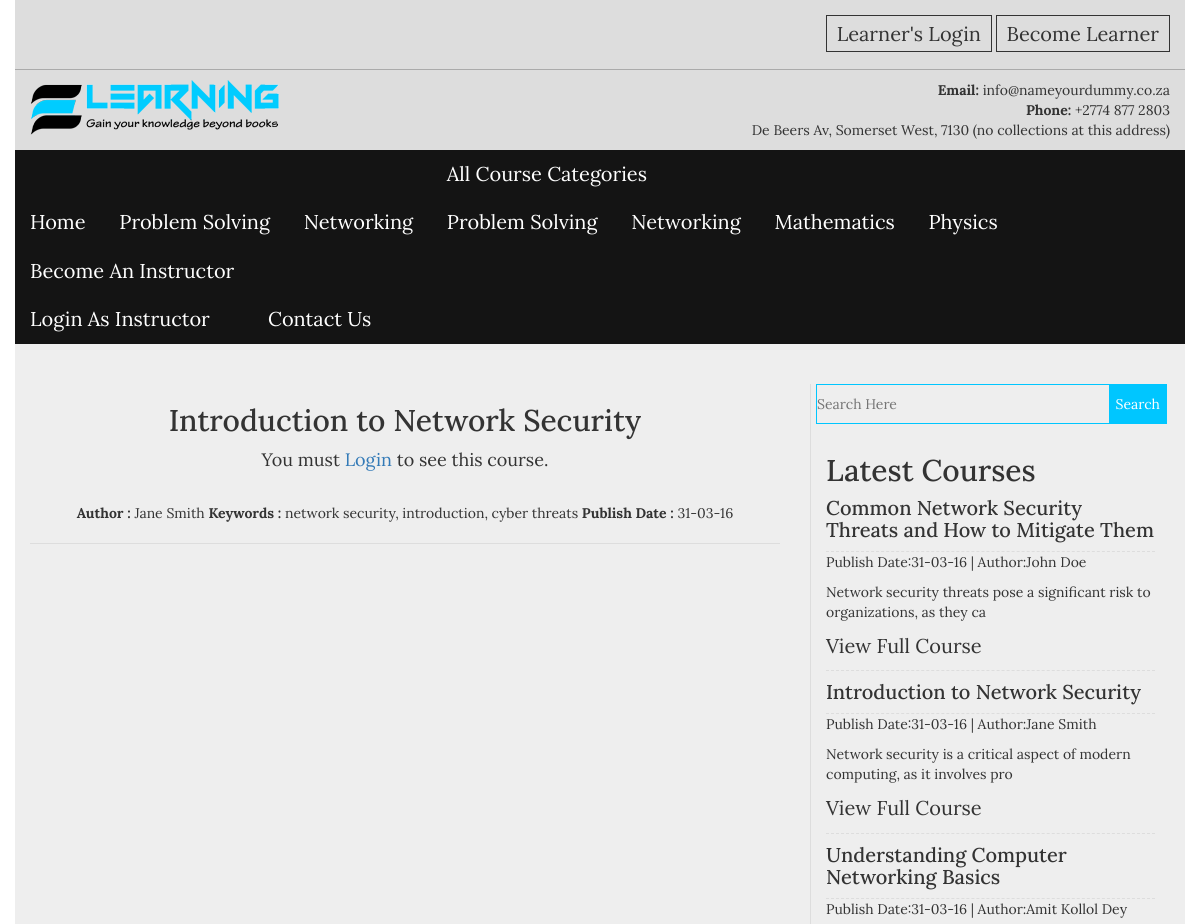
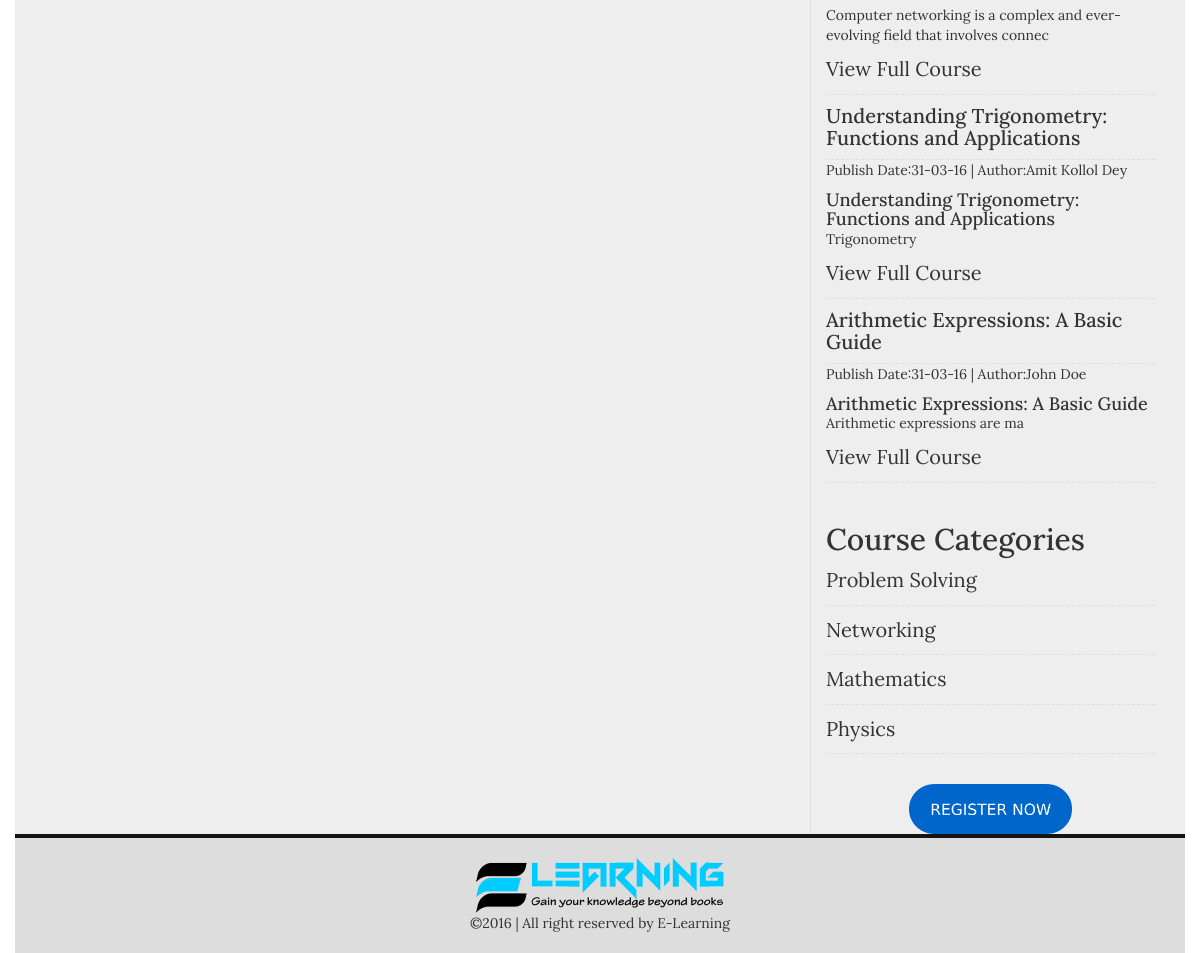
/single.php?post_id=28, run on the app's committed database (2 pictures, top to bottom).
### tables this page shows
CREATE TABLE IF NOT EXISTS `categories` (
  `cat_id` int(100) NOT NULL AUTO_INCREMENT,
  `cat_name` varchar(100) NOT NULL,
  `cat_desc` text NOT NULL,
  `cat_icon` varchar(50) NOT NULL,
   PRIMARY KEY (`cat_id`)
);

CREATE TABLE IF NOT EXISTS `posts` (
  `post_id` int(100) NOT NULL AUTO_INCREMENT,
  `cat_id` int(100) NOT NULL,
  `post_title` varchar(100) NOT NULL,
  `post_date` text NOT NULL,
  `post_author` varchar(50) NOT NULL,
  `post_keywords` text NOT NULL,
  `post_image` text NOT NULL,
  `post_content` longtext NOT NULL,
  `video_link` varchar(200) NOT NULL,
  PRIMARY KEY (`post_id`)
);

### single.php (the view, shortened to what this page needs)
<?php
include("includes/header.php");
?>
<section class="content_area">
    <div class="container">
        <div class="row">
            <div class="col-md-8 col-sm-8 col-xs-12" style="margin-top:40px">
                <div class="our_latest_courses">
                    <?php
                    if(isset($_GET['post_id'])){
                    $post_get_id = $_GET['post_id'];
                    $post = "select * from posts where post_id = '$post_get_id'";
                    $run_post = mysqli_query($con,$post);
                    while($post_row = mysqli_fetch_array($run_post)):
                    $post_title = $post_row ['post_title'];
                    $post_date = $post_row ['post_date'];
                    $post_author = $post_row ['post_author'];
                    $post_featured_image = $post_row ['post_image'];
                    $post_keywords = $post_row ['post_keywords'];
                    $post_content = $post_row ['post_content'];
                    $post_video = $post_row ['video_link'];
                    ?>
                    <div class="single_latest">
                        <div class="section_title text-center">
                         <h2><?php echo $post_title;?></h2>
                          <?php
                            if(isset($_SESSION['luser_name'])):
                           ?>
                            <img src="admin/images/<?php echo $post_featured_image;?>">
                            <?php echo $post_content;?>
                            <p>Youtube Link : </p><a href="<?php echo $post_video;?>"><?php echo $post_video;?></a>
                            <?php else:?>
                            <p>You must <a href="login.php">Login</a> to see this course.</p></br>
                            <?php endif;?>
                            <div class="course_meta">
                                <span><strong>Author : </strong><?php echo $post_author;?></span>
                                <span><strong>Keywords : </strong><?php echo $post_keywords;?></span>
                                <span><strong>Publish Date : </strong><?php echo $post_date;?></span>
                            </div>
                        </div>
                    </div>
                    <?php endwhile;?>
                    <?php };?>
                </div>
            </div>
            <div style="margin-top:40px">
                <?php include("includes/sidebar.php");?>
            </div>
        </div>
    </div>
</section>
<?php include("includes/footer.php");?>

### includes/frontend_menus.php
<div class="menu_top">
    <ul>
        <li><a href="index.php">Home</a></li>
        <?php
        $cat = "select * from categories LIMIT 2";
        $run_cat = mysqli_query($con,$cat);
        while($cat_row = mysqli_fetch_array($run_cat)):
        $category_id = $cat_row['cat_id'];
        $category_name = $cat_row['cat_name'];
        ?>
        <li><a href="single-cat.php?cat_id=<?php echo $category_id;?>"><?php echo $category_name;?></a></li>
        <?php endwhile;?>
        <li><a href="#">All Course Categories</a>
            <ul>
               <?php
                $cat2 = "select * from categories";
                $run_cat2 = mysqli_query($con,$cat2);
                while($cat_row2 = mysqli_fetch_array($run_cat2)):
                $category_id2 = $cat_row2['cat_id'];
                $category_name2 = $cat_row2['cat_name'];
                ?>
                <li><a href="single-cat.php?cat_id=<?php echo $category_id2;?>"><?php echo $category_name2;?></a></li>
                <?php endwhile;?>
            </ul>
        </li>
        <li><a href="admin/registration.php">Become An Instructor</a>
            <ul>
                <li><a href="admin/login.php">Login As Instructor</a></li>
            </ul>
        </li>
        <li><a href="contact.php">Contact Us</a></li>
    </ul>
</div>

### includes/sidebar.php
<div class="col-md-4 col-sm-4 col-xs-12">
    <div class="sidebar_right">
       <div class="search_sidebar">
            <form action="search.php" class="search_bar" method="get">
                <input type="Search" placeholder="Search Here" name="search">
                <input type="Submit" value="Search" name="search_submit">
            </form>
       </div>
        <div class="sidebar_categories">
           <h2>Latest Courses</h2>
            <ul>
            <?php
            $post = "select * from posts ORDER BY 1 DESC LIMIT 5";
            $run_post = mysqli_query($con,$post);
            while($post_row = mysqli_fetch_array($run_post)):
            $post_id = $post_row ['post_id'];
            $post_title = $post_row ['post_title'];
            $post_date = $post_row ['post_date'];
            $post_author = $post_row ['post_author'];
            $post_content = substr($post_row ['post_content'],0,80);
            ?>
            <li>
                <h4><a href="single.php?post_id=<?php echo $post_id;?>"><?php echo $post_title;?></a></h4>
                <span style="display:block;margin-bottom:10px;">Publish Date:<?php echo $post_date;?>  |  Author:<?php echo $post_author;?></span>
                <?php echo $post_content;?>
                <a href="single.php?post_id=<?php echo $post_id;?>">View Full Course</a>
            </li>
            <?php endwhile;?>
            </ul>
        </div>
        <div class="sidebar_categories">
           <h2>Course Categories</h2>
            <ul>
                <?php
                $category = "select * from categories";
                $run_category = mysqli_query($con,$category);
                while($category_row = mysqli_fetch_array($run_category)):
                $cat_id = $category_row ['cat_id'];
                $cat_name = $category_row ['cat_name'];
                ?>
                <li><a href="single-cat.php?cat_id=<?php echo $cat_id;?>"><?php echo $cat_name;?></a></li>
                <?php endwhile;?>
            </ul>
        </div>
        <div class="sidebar_banner">
            <a href="registration.php"><img src="images/register.png" alt="Register Now"></a>
        </div>
    </div>
</div>

### css/style.css (style rules this page uses)
body { font-family: 'Lora', serif; }
img { max-width: 100%; height: auto; }
ul { margin: 0; padding: 0; list-style: none; }
h1,h2,h3,h4,h5,h6,p { margin: 0; padding: 0 }
.container { background: #eee }
.menu_top li { display: inline-block; }
.menu_top { background: #141414 none repeat scroll 0 0; }
.menu_top a { color: #fff; display: block; font-size: 20px; padding: 10px 15px; }
.section_title.text-center > p { font-size: 18px; margin: 10px 0; }
.search_bar input[type="search"] { background: transparent none repeat scroll 0 0; border: 1px solid #00c6ff; display: block; padding: 10px 0; width: 100%; }
.search_bar input[type="submit"] { background: #00c6ff none repeat scroll 0 0; border: medium none; color: #fff; float: right; height: 40px; margin-right: -1px; margin-top: -40px; position: relative; z-index: 999; }
.sidebar_categories { margin: 20px 0; padding: 10px; }
.sidebar_categories a { border-bottom: 1px dashed #ddd; color: #333; display: block; font-size: 20px; padding: 10px 0; }
.sidebar_right { border-left: 1px solid #ddd; padding: 0 5px; }
.sidebar_banner img { height: 50px; margin: 0 auto; }
.sidebar_banner { text-align: center; }
.single_latest { border-bottom: 1px solid #ddd; padding: 20px 0; }
body, html { height: 100%; }

### data on the page
categories: cat_name "Problem Solving"
categories: cat_name "Networking"
categories: cat_name "Mathematics"
categories: cat_name "Physics"
posts: post_title "Introduction to Network Security", post_author "Jane Smith", post_keywords "network security, introduction, cyber threats", post_date "31-03-16", post_content "Network security is a critical aspect of modern computing, as it involves pro"
posts: post_title "Common Network Security Threats and How to Mitigate Them", post_date "31-03-16", post_author "John Doe", post_content "Network security threats pose a significant risk to organizations, as they ca"
posts: post_title "Understanding Computer Networking Basics", post_date "31-03-16", post_author "Amit Kollol Dey", post_content "Computer networking is a complex and ever-evolving field that involves connec"
posts: post_title "Understanding Trigonometry: Functions and Applications", post_date "31-03-16", post_author "Amit Kollol Dey", post_content "Understanding Trigonometry: Functions and Applications Trigonometry"
posts: post_title "Arithmetic Expressions: A Basic Guide", post_date "31-03-16", post_author "John Doe", post_content "Arithmetic Expressions: A Basic Guide Arithmetic expressions are ma"
